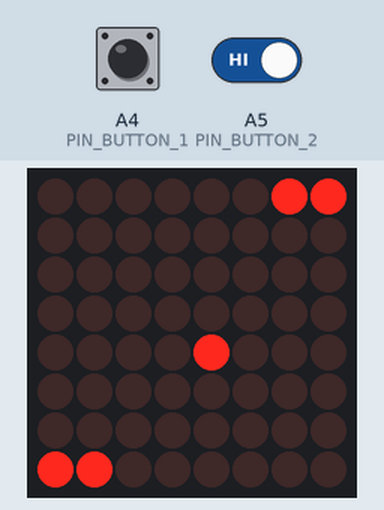
Bench run of a sketch on a simulated Arduino Uno, built with avr-gcc and run on an emulated ATmega328P. On the bench: 8×8 LED matrix. Wiring (inferred from the names in the program): LED matrix (orientation assumed): rows A0, pin 12, A2, pin 13, pin 5, A3, pin 7, pin 2; columns pin 9, pin 8, pin 4, A1, pin 3, pin 10, pin 11, pin 6. The test bench sets the inputs (shaded band); at power-on: A4 (PIN_BUTTON_1) HIGH, A5 (PIN_BUTTON_2) HIGH. Random numbers use the default seed unless the sketch sets one.

Above: at 1.2 s.
1.3 s: A4 (PIN_BUTTON_1) driven LOW and A5 (PIN_BUTTON_2) driven LOW
At 1.71 s:
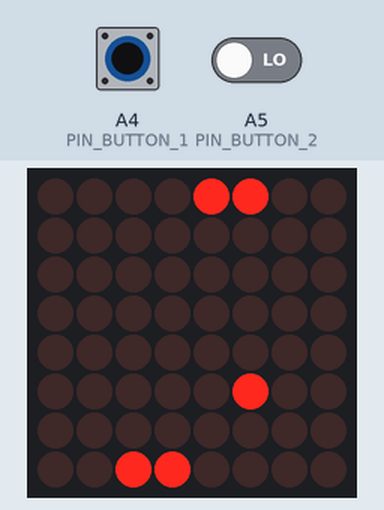
3.4 s: A4 (PIN_BUTTON_1) driven HIGH
5.5 s: A4 (PIN_BUTTON_1) driven LOW
At 5.67 s:
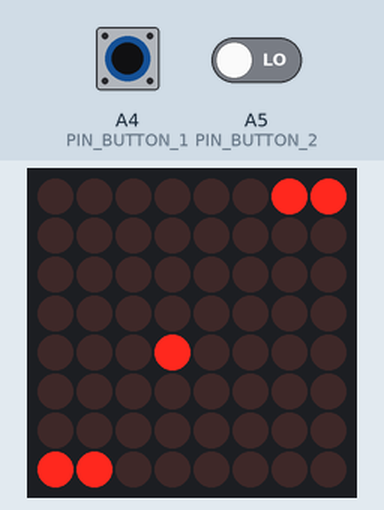
7.6 s: A4 (PIN_BUTTON_1) pulsed HIGH 2 times (0.12 s each, 0.3 s apart)
At 7.91 s:
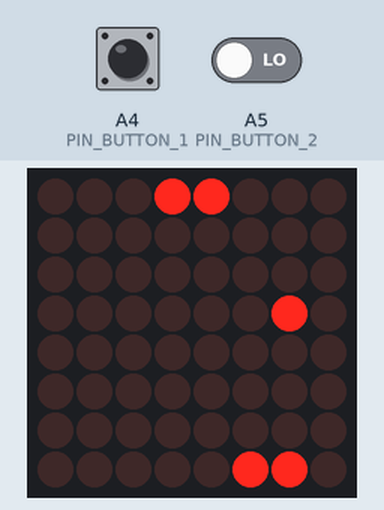
9.7 s: A5 (PIN_BUTTON_2) driven HIGH
11.7 s: A5 (PIN_BUTTON_2) driven LOW
At 11.99 s:
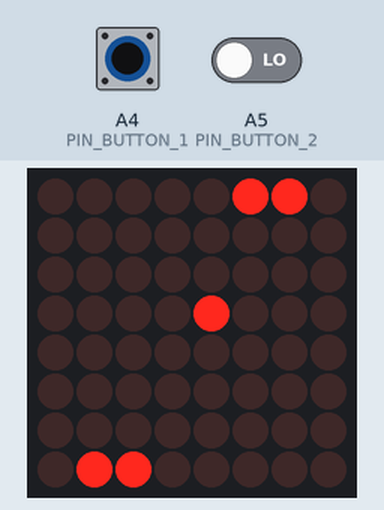

The sketch:

pong.ino
```cpp
const byte PINS_ROW[8] = {A0, 12, A2, 13, 5, A3, 7, 2};
const byte PINS_COL[8] = {9, 8, 4, A1, 3, 10, 11, 6};
const byte PIN_BUTTON_1 = A4, PIN_BUTTON_2 = A5;

byte state[8][8] = {};

class Game{

  private:

    class Button {

      private:

        bool pressed = false;

      public:

        bool isClicked(int isPushedButton) {
          if(!this->pressed && isPushedButton) {
            this->pressed = true;
            return true;
          }
          if(this->pressed && !isPushedButton) this->pressed = false;
          return false;
        }

    };

    class Paddle{

      public:

        Paddle(byte x){
          this->x = x;
        }

        byte x;
        bool headingRight;

        void move(int isClickedButton){
          if(isClickedButton) this->headingRight = !this->headingRight;
          if(this->headingRight){
            if(this->x < 6){
              this->x++;
            } else{
              this->headingRight = false;
              this->x--;
            }
          }
          else{
            if(this->x > 0){
              this->x--;
            } else{
              this->headingRight = true;
              this->x++;
            }
          }
        }

    };

    class Ball{

      private:

        byte direction;  // 1: 45, 2: 135, 3: 225, 4: 315 degrees

      public:

        Ball(){this->resetValues();}

        byte x, y;

        void resetValues(){
          this->direction = rand()%4+1;
          this->x = rand()%2+3; this->y = rand()%2+3;
        }

        void move(byte p1X, byte p2X){
          switch(this->direction){
            case 1:
              if(this->x<7&&this->y==1 && this->x>=p1X-1&&this->x<=p1X+1) this->direction = this->x==p1X-1 ? 3 : 4;  // 1.3 : 1.2
              else if(this->x==7) this->direction = this->y>1 ? 2 : (p1X==5||p1X==6 ? 3 : 2);  // 2.1 : (2.3 : 2.2)
            break;
            case 2:
              if(this->x>0&&this->y==1 && this->x>=p1X&&this->x<=p1X+2) this->direction = this->x==p1X+2 ? 4 : 3;
              else if(this->x==0) this->direction = this->y>1 ? 1 : (p1X==0||p1X==1 ? 4 : 1);
            break;
            case 3:
              if(this->x>0&&this->y==6 && this->x>=p1X&&this->x<=p1X+2) this->direction = this->x==p1X+2 ? 1 : 2;
              else if(this->x==0) this->direction = this->y<6 ? 4 : (p1X==0||p1X==1 ? 1 : 4);
            break;
            case 4:
              if(this->x<7&&this->y==6 && this->x>=p1X-1&&this->x<=p1X+1) this->direction = this->x==p1X-1 ? 2 : 1;
              else if(this->x==7) this->direction = this->y<6 ? 3 : (p1X==5||p1X==6 ? 2 : 3);
            break;
          }
          switch(this->direction){
            case 1: this->x++; this->y--; break;
            case 2: this->x--; this->y--; break;
            case 3: this->x--; this->y++; break;
            case 4: this->x++; this->y++; break;
          }
        }

    };

    Button button1, button2;
    Paddle paddle1, paddle2;
    Ball ball;

    void updateState(byte state[8][8], byte p1X, byte p2X, byte ballX, byte ballY){
      for(byte i=0; i<8; i++){
        for(byte j=0; j<8; j++){
          state[i][j] = 0;
        }
      }
      for(byte i=p1X; i<p1X+2; i++){
        state[i][0] = 1;
      }
      for(byte i=p2X; i<p2X+2; i++){
        state[i][7] = 1;
      }
      state[ballX][ballY] = 1;
    }

    const byte FTW = 8;  // frames to wait
    const byte FTW_BALL = 6;
    long int totalFrames = 0;
    bool running = false;

  public:

    Game() : paddle1(6), paddle2(0) {}

    void iterate(byte state[8][8], int isPushedButton1, int isPushedButton2){
      if(this->totalFrames % this->FTW == 0){
        if(this->running){
          this->paddle1.move(this->button1.isClicked(isPushedButton1));
          this->paddle2.move(this->button2.isClicked(isPushedButton2));
          if(this->totalFrames % FTW_BALL == 0) this->ball.move(this->paddle1.x, this->paddle2.x);
          if(this->ball.y==0 || this->ball.y==7){
            this->ball.resetValues();
            this->running = false;
          }
        }
        else if(!this->running && isPushedButton1 && isPushedButton2){
          this->paddle1.x = 6; this->paddle1.headingRight = false;
          this->paddle2.x = 0; this->paddle2.headingRight = true;
          this->running = true;
        }
        this->updateState(state, this->paddle1.x, this->paddle2.x, this->ball.x, this->ball.y);
      }
      this->totalFrames++;
    }

};

Game game;

void setup() {

  pinMode(PIN_BUTTON_1, INPUT_PULLUP);
  pinMode(PIN_BUTTON_2, INPUT_PULLUP);

  for(byte i=0; i<8; i++){
    pinMode(PINS_ROW[i], OUTPUT);
    pinMode(PINS_COL[i], OUTPUT);
    digitalWrite(PINS_COL[i], HIGH);
  }

}

void loop() {

  game.iterate(state, !digitalRead(PIN_BUTTON_1), !digitalRead(PIN_BUTTON_2));
  displayMatrix(state);

}

void displayMatrix(byte state[8][8]) {

  for(byte r=0; r<8; r++){
    digitalWrite(PINS_ROW[r], HIGH);
    for(byte c=0; c<8; c++){
      const byte pixelState = state[c][r];  // horizontal
      digitalWrite(PINS_COL[c], !pixelState);
      delayMicroseconds(250);
      if(pixelState) digitalWrite(PINS_COL[c], HIGH);
    }
    digitalWrite(PINS_ROW[r], LOW);
  }

}
```

Measured:
- after the input at 1.3 s, the display: first changes after 0.23 s (image 1 shows a later state)
- after the input at 5.5 s, the display: changes after 0.10 s (image 2)
- after the input at 11.7 s, the display: first changes after 0.11 s (image 4 shows a later state)
